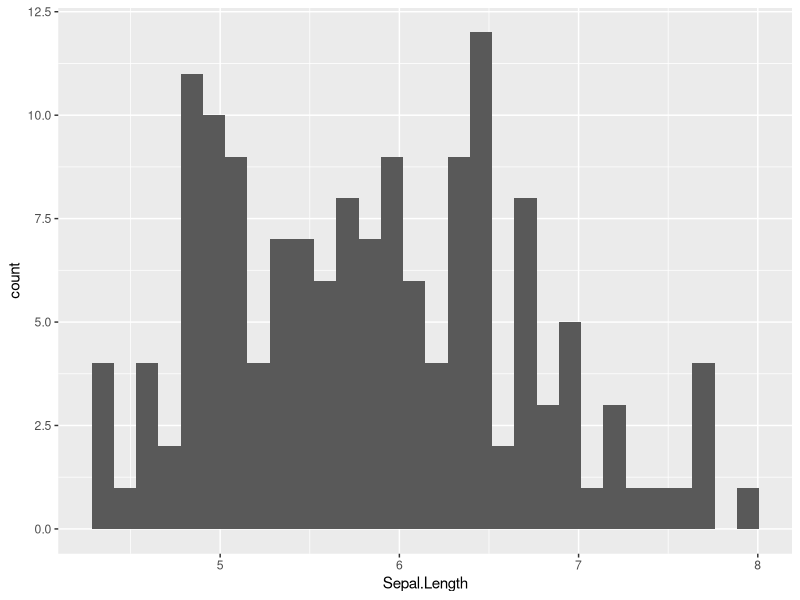
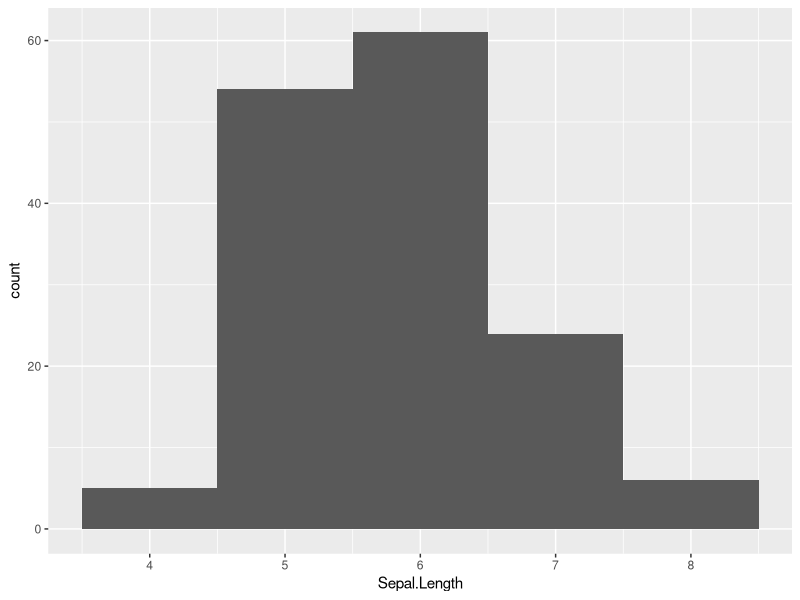
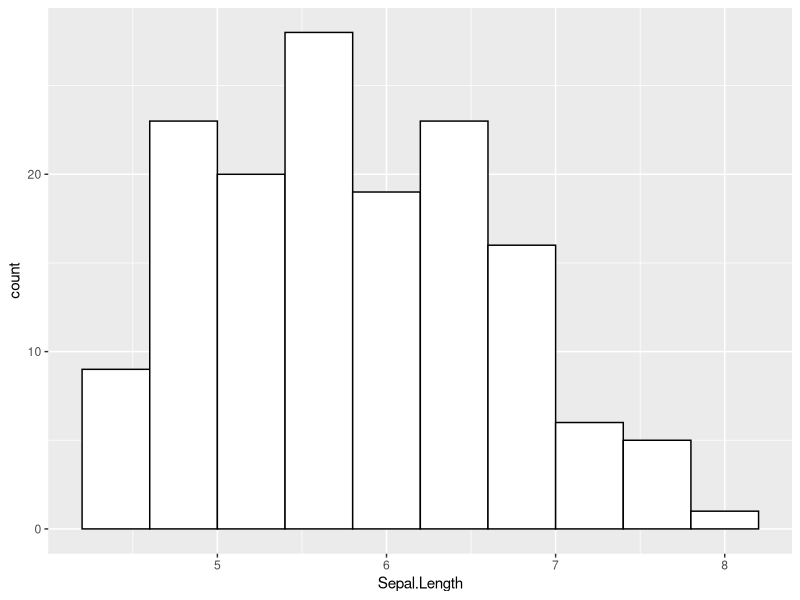
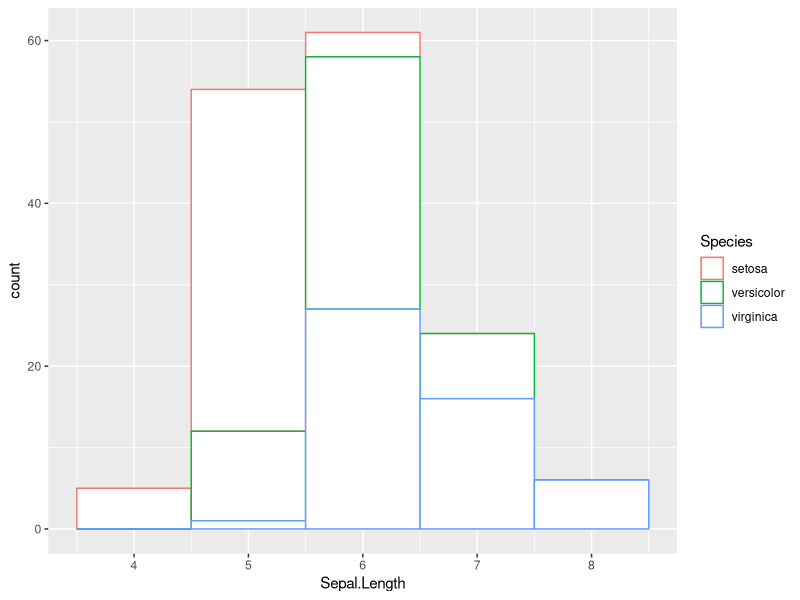
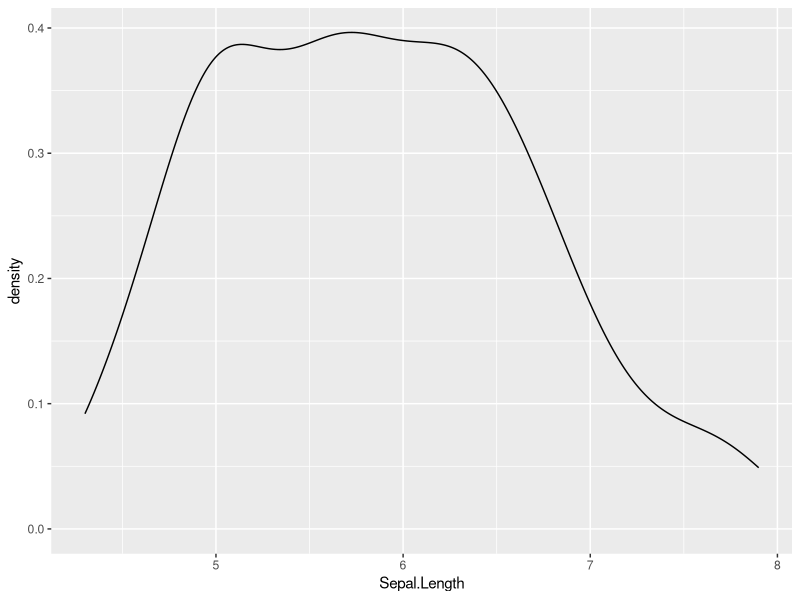
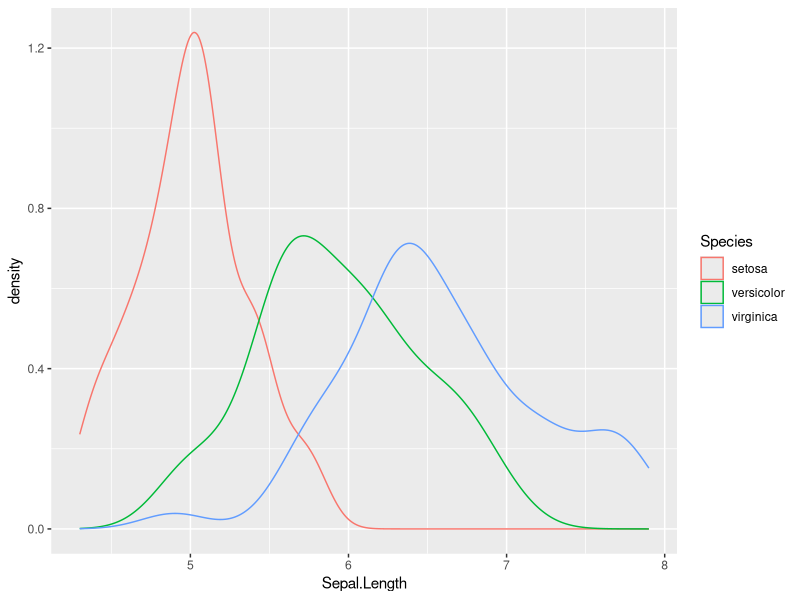
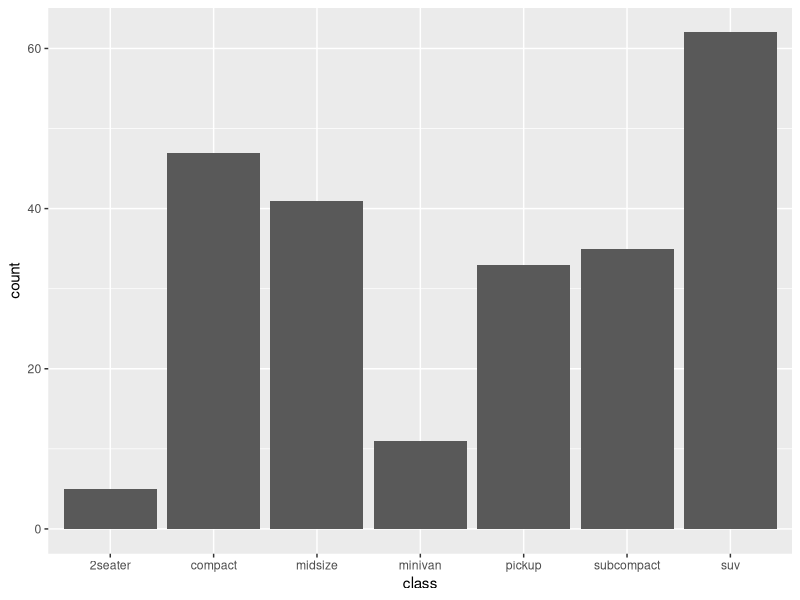
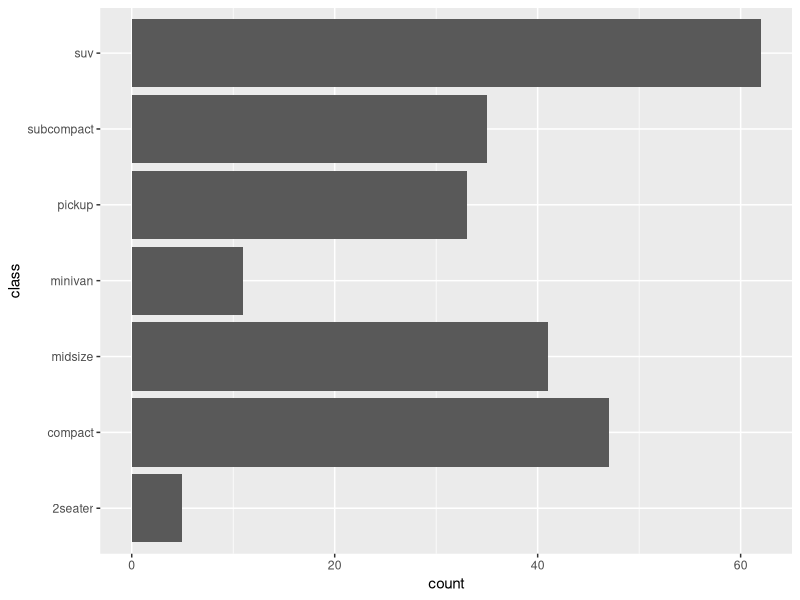

Source code (R) for these figures, in order:
# 16.DATA VISUALIZATION IN R USING GGPLOT2

install.packages("ggplot2")
library(ggplot2)
# Considering the iris data.
# Creating a histogram
ggplot(data  = iris, aes( x = Sepal.Length)) + geom_histogram()
# To change the width of bin in the histograms we can use binwidth in geom_histogram( )
ggplot(data  = iris, aes(x = Sepal.Length)) + geom_histogram(binwidth=1)
# define the number of bins
ggplot(data = iris , aes(x=Sepal.Length)) + geom_histogram(color="black", fill="white", bins = 10) 
# To visualize various groups in histogram
ggplot(iris, aes(x=Sepal.Length, color=Species)) + geom_histogram(fill="white", binwidth = 1)
# Density Plot
ggplot(iris, aes( x = Sepal.Length)) + geom_density( )
# various groups in density plot
ggplot(iris, aes(x=Sepal.Length, color=Species)) + geom_density( )
# Bar and Column Charts :
ggplot(mpg, aes(x= class)) + geom_bar() 
# Using coord_flip( ) can inter-change x and y axis.
ggplot(mpg, aes(x= class)) + geom_bar() + coord_flip()
# add or modify Main Title and Axis Labels 
p = ggplot(mpg, aes(x= class)) + geom_bar() 
p + labs(title = "Number of Cars in each type", x = "Type of car", y = "Number of cars")
# add data labels 
p = ggplot(mpg, aes(x= class)) + geom_bar()
p = p + labs(title = "Number of Cars in each type", x = "Type of car", y = "Number of cars")
p + geom_text(stat='count', aes(label=..count..), vjust=-0.25)
# reorder Bars 
install.packages("plyr")
library(plyr)
install.packages("dplyr")
library(dplyr)
library(ggplot2)
data("mtcars")
count(mpg,class) %>% arrange(-n) %>%
  mutate(class = factor(class,levels= class)) %>%
  ggplot(aes(x=class, y=n)) + geom_bar(stat="identity")
# Mean of Continuous Variable by Categorical Variable
df = mpg %>% group_by(class) %>% summarise(mean = mean(displ)) %>%
  arrange(-mean) %>% mutate(class = factor(class,levels= class))

p = ggplot(df, aes(x=class, y=mean)) + geom_bar(stat="identity")
p + geom_text(aes(label = sprintf("%0.2f", round(mean, digits = 2))),
              vjust=1.6, color="white", fontface = "bold", size=4)
# Stacked Bar Chart 
p <- ggplot(data=mpg, aes(x=class, y=displ, fill=drv))
p + geom_bar(stat = "identity")
p + geom_bar(stat="identity", position=position_dodge())
# Creating BoxPlot 
mtcars$cyl = factor(mtcars$cyl)
ggplot(mtcars, aes(x=cyl, y=disp)) + geom_boxplot()
ggplot(mtcars, aes(x=cyl, y=disp)) + geom_boxplot(notch = TRUE)
# Scatter Plot 
# Creating a scatter plot denoting various species.
ggplot(data = iris, aes( x = Sepal.Length, y = Sepal.Width,shape = Species, color = Species)) + geom_point()
# Creating scatter plot for automatic cars denoting different cylinders.
ggplot(data = subset(mtcars,am == 0),aes(x = mpg,y = disp,colour = factor(cyl))) + geom_point()
# Seeing the patterns with the help of geom_smooth.
ggplot(data = mtcars, aes(x = mpg,y = disp,colour = hp))  + geom_point() + geom_smooth()
# Plotting the horsepower using geom_line
ggplot(data = mtcars, aes(x = mpg,y = disp,colour = hp))  + geom_point(size = 2.5) + geom_line(aes(y = hp))
#Adding title or changing the labels
ggplot(mtcars,aes(x = mpg,y = disp)) + geom_point() + labs(title = "Scatter plot") 
#Alternatively
ggplot(mtcars,aes(x = mpg,y = disp)) + geom_point() + ggtitle(label = "Scatter plot")
ggplot(mtcars,aes(x = mpg,y = disp)) + geom_point() + ggtitle(label = "Scatter plot",
                                                              subtitle = "mtcars data in R")
a <- ggplot(mtcars,aes(x = mpg, y = disp, color = factor(cyl))) + geom_point()
a
#Changing the axis labels.
a + labs(color = "Cylinders")
a + labs(color = "Cylinders") + xlab("Mileage") + ylab("Displacement")
#Combining it all
a + labs(color = "Cylinders") + xlab("Mileage") + ylab("Displacement") + ggtitle(label = "Scatter plot", subtitle = "mtcars data in R")
#Changing the themes.
b <- ggplot(mtcars,aes(mpg,disp)) + geom_point()  + labs(title = "Scatter Plot") 
#Changing the size and color of the Title and the background color.
b + theme(plot.title = element_text(color = "blue",size = 17),plot.background = element_rect("orange"))
#Removing the lines from the background.
b + theme(panel.background = element_blank())
#Removing the text from x and y axis.
b + theme(axis.text = element_blank())
b + theme(axis.text.x = element_blank())
b + theme(axis.text.y = element_blank())
#Changing the legend position
c <- ggplot(mtcars,aes(x = mpg, y = disp, color = hp)) +labs(title = "Scatter Plot") + geom_point()
c +  theme(legend.position = "top")
#Combining everything.
c + theme(legend.position = "bottom", axis.text = element_blank()) +
  theme(plot.title = element_text(color = "Forest Green",size = 17),plot.background = element_rect("Yellow")) 
# Changing the color scales in the legend 
c + scale_color_gradient(low = "yellow",high = "red") 
c + scale_color_gradient2(low = "red",mid = "green",high = "blue")
c + theme(legend.position = "bottom") + scale_color_gradientn(colours = c("red","forest green","white","blue"))
# Changing the breaks in the legend
c + scale_color_continuous(name = "horsepower", breaks = seq(50,350,75), labels = paste(seq(50,350,75),"hp"))
c + scale_color_continuous(name = "horsepower", breaks = seq(50,350,75), low = "red", high = "black") + theme(panel.background = element_rect("green"),
                                                                                                                                                     plot.background = element_rect("orange"))
# Changing the axis cut points
d <- ggplot(mtcars,aes(x = mpg,y = disp)) + geom_point(aes(color = factor(am)))  +
  xlab("Mileage") + ylab("Displacement") +
  theme(panel.background = element_rect("black") , plot.background = element_rect("pink"))
d +  scale_x_continuous(limits = c(2,4)) + scale_y_continuous(limits = c(15,30))
d + scale_x_continuous(limits = c(2,4),breaks = seq(2,4,0.25)) +
  scale_y_continuous(limits = c(15,30),breaks = seq(15,30,3))
